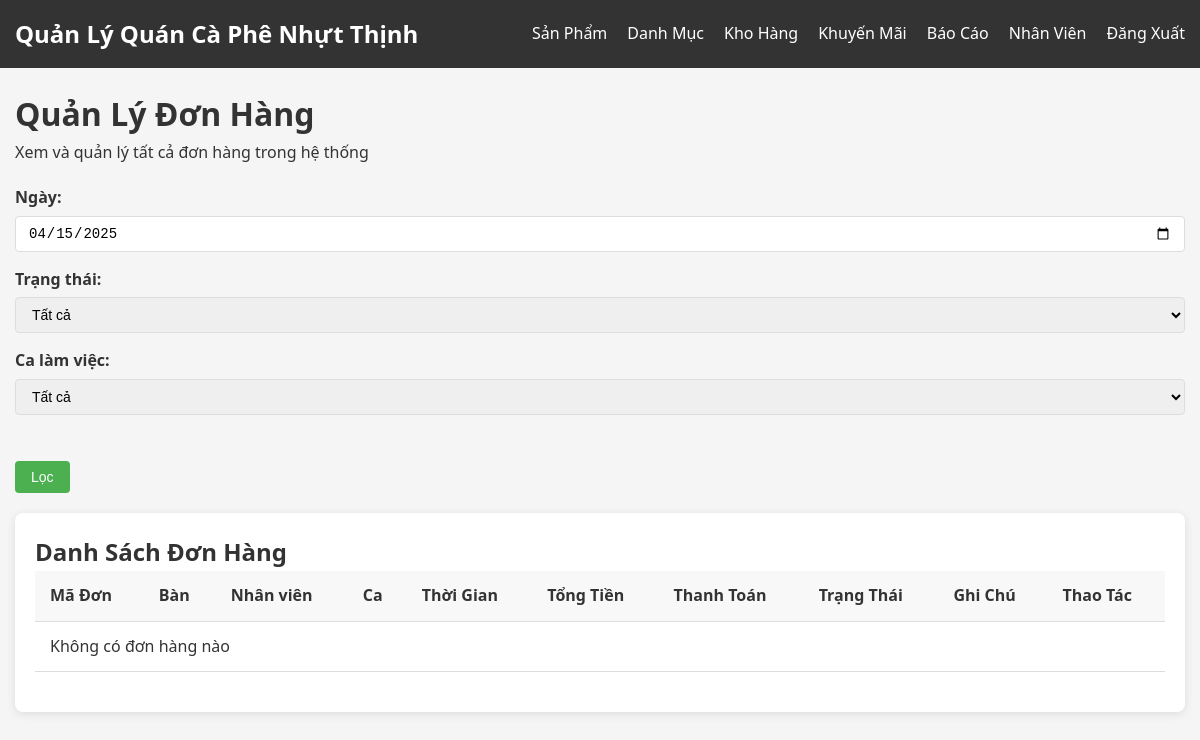
/admin/orders.php (signed in), run on an earlier commit of the app's database.
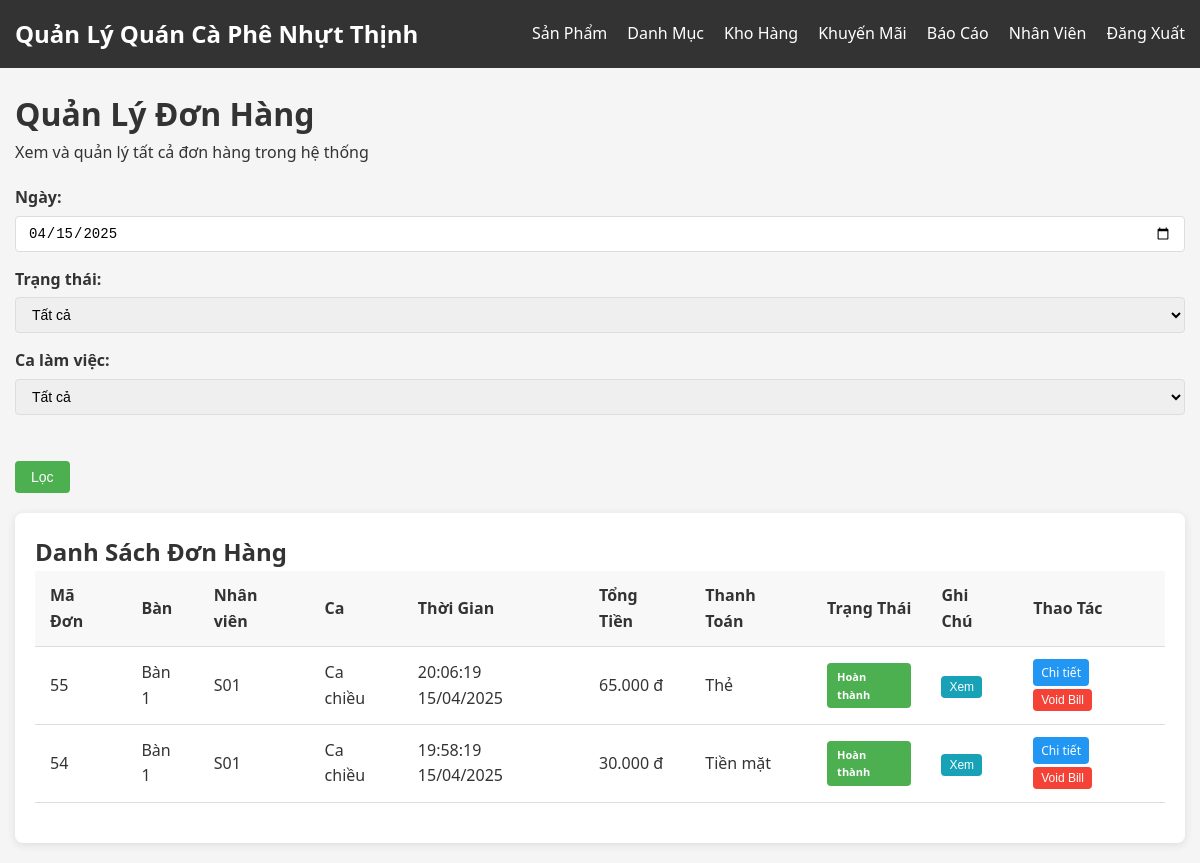
And on a later commit of the database.
### tables this page shows
CREATE TABLE `orders` (
  `order_id` int(11) NOT NULL,
  `user_id` int(11) DEFAULT NULL,
  `table_id` varchar(10) NOT NULL,
  `shift_id` int(11) NOT NULL,
  `promo_id` int(11) DEFAULT NULL,
  `total_price` decimal(10,2) NOT NULL,
  `order_time` datetime DEFAULT current_timestamp(),
  `status` enum('Chờ chế biến','Hoàn thành','Đã thanh toán','Đã hủy') DEFAULT 'Chờ chế biến',
  `notes` text DEFAULT NULL,
  `completed` tinyint(1) DEFAULT 0
);

CREATE TABLE `tables` (
  `table_id` varchar(10) NOT NULL,
  `table_name` varchar(50) NOT NULL
);

CREATE TABLE `users` (
  `user_id` int(11) NOT NULL,
  `username` varchar(50) NOT NULL,
  `password` varchar(255) NOT NULL,
  `role` enum('Quản lý','Ca sáng','Ca chiều') NOT NULL
);

CREATE TABLE `shifts` (
  `shift_id` int(11) NOT NULL,
  `shift_name` varchar(20) NOT NULL,
  `start_time` time NOT NULL,
  `end_time` time NOT NULL
);

CREATE TABLE `payments` (
  `payment_id` int(11) NOT NULL,
  `order_id` int(11) NOT NULL,
  `payment_method` enum('Tiền mặt','Chuyển khoản','Thẻ','MoMo') NOT NULL,
  `amount` decimal(10,2) NOT NULL,
  `transaction_code` varchar(50) DEFAULT NULL,
  `status` enum('Thành công','Thất bại','Chờ xử lý') DEFAULT 'Chờ xử lý',
  `payment_time` datetime DEFAULT current_timestamp()
);

### config/functions.php (called while the page is built, shortened)
<?php
function formatCurrency($amount) {
    return number_format($amount, 0, ',', '.') . ' đ';
}
?>

### admin/orders.php (the view, shortened to what the changed rows need)
<?php
require_once '../config/db.php';
require_once '../config/functions.php';
$date_filter = isset($_GET['date_filter']) ? $_GET['date_filter'] : date('Y-m-d');
$base_query = "SELECT o.*, t.table_name, u.username as staff_name, s.shift_name, p.payment_method, p.status as payment_status
              FROM Orders o
              LEFT JOIN Tables t ON o.table_id = t.table_id
              LEFT JOIN Users u ON o.user_id = u.user_id
              LEFT JOIN Shifts s ON o.shift_id = s.shift_id
              LEFT JOIN Payments p ON o.order_id = p.order_id
              WHERE 1=1";
$params = array();
$types = "";
if ($date_filter) {
    $base_query .= " AND DATE(o.order_time) = ?";
    $params[] = $date_filter;
    $types .= "s";
}
$base_query .= " ORDER BY o.order_time DESC";
$orders_stmt = $conn->prepare($base_query);
if (!empty($params)) {
    $bind_params = array($types);
    for ($i = 0; $i < count($params); $i++) {
        $bind_params[] = &$params[$i];
    }
    call_user_func_array(array($orders_stmt, 'bind_param'), $bind_params);
}
$orders_stmt->execute();
$orders_result = $orders_stmt->get_result();
?>
<!DOCTYPE html>
<html lang="vi">
<head>
    <link rel="stylesheet" href="../assets/css/style.css">
</head>
<body>
    <div class="container">
        <div class="dashboard">
            <div class="dashboard-header">
                <h1>Quản Lý Đơn Hàng</h1>
            </div>
            <div class="card">
                <h2>Danh Sách Đơn Hàng</h2>
                <table class="table">
                    <thead>
                        <tr>
                            <th>Mã Đơn</th>
                            <th>Bàn</th>
                            <th>Nhân viên</th>
                            <th>Ca</th>
                            <th>Thời Gian</th>
                            <th>Tổng Tiền</th>
                            <th>Thanh Toán</th>
                            <th>Trạng Thái</th>
                            <th>Ghi Chú</th>
                            <th>Thao Tác</th>
                        </tr>
                    </thead>
                    <tbody>
                        <?php if ($orders_result->num_rows > 0): ?>
                            <?php while ($order = $orders_result->fetch_assoc()): ?>
                                <tr>
                                    <td><?php echo $order['order_id']; ?></td>
                                    <td><?php echo $order['table_name']; ?></td>
                                    <td><?php echo $order['staff_name']; ?></td>
                                    <td><?php echo $order['shift_name']; ?></td>
                                    <td><?php echo date('H:i:s d/m/Y', strtotime($order['order_time'])); ?></td>
                                    <td><?php echo formatCurrency($order['total_price']); ?></td>
                                    <td><?php echo !empty($order['payment_method']) ? $order['payment_method'] : '<span class="text-muted">Chưa có</span>'; ?></td>
                                    <td>
                                        <span class="status-badge status-<?php echo strtolower(str_replace(' ', '-', $order['status'])); ?>">
                                            <?php echo $order['status']; ?>
                                        </span>
                                    </td>
                                    <td>
                                        <?php if (!empty($order['notes'])): ?>
                                            <button type="button" class="btn btn-info btn-sm" onclick="alert('<?php echo addslashes(htmlspecialchars($order['notes'])); ?>')">Xem</button>
                                        <?php else: ?>
                                            <span class="text-muted">Không có</span>
                                        <?php endif; ?>
                                    </td>
                                    <td>
                                        <a href="order_details.php?order_id=<?php echo $order['order_id']; ?>" class="btn btn-secondary btn-sm">Chi tiết</a>
                                        <button onclick="confirmVoidBill(<?php echo $order['order_id']; ?>)" class="btn btn-danger btn-sm">Void Bill</button>
                                    </td>
                                </tr>
                            <?php endwhile; ?>
                        <?php else: ?>
                            <tr>
                                <td colspan="10" class="text-center">Không có đơn hàng nào</td>
                            </tr>
                        <?php endif; ?>
                    </tbody>
                </table>
            </div>
        </div>
    </div>
</body>
</html>

What changed in the data, as far as the page shows it:
added orders: order_id "55", table.table_name "Bàn 1", user.username "S01", shift.shift_name "Ca chiều", order_time "20:06:19 15/04/2025", total_price "65.000 đ", payments.payment_method "Thẻ", status "Hoàn thành"
added orders: order_id "54", table.table_name "Bàn 1", user.username "S01", shift.shift_name "Ca chiều", order_time "19:58:19 15/04/2025", total_price "30.000 đ", payments.payment_method "Tiền mặt", status "Hoàn thành"
Also different on the page:
text no longer shown: "Không có đơn hàng nào"
